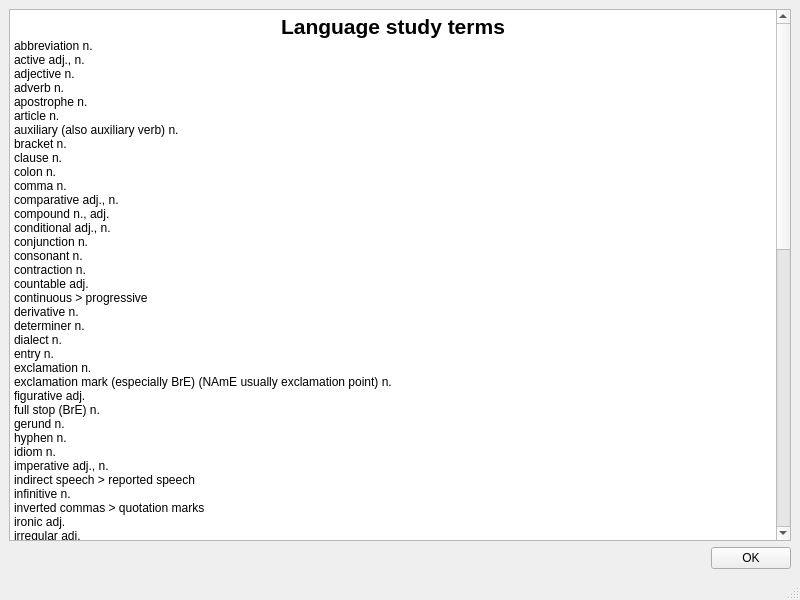
<?xml version="1.0" encoding="UTF-8"?>
<ui version="4.0">
 <class>Language_study_terms</class>
 <widget class="QMainWindow" name="Language_study_terms">
  <property name="geometry">
   <rect>
    <x>0</x>
    <y>0</y>
    <width>800</width>
    <height>600</height>
   </rect>
  </property>
  <property name="windowTitle">
   <string>MainWindow</string>
  </property>
  <widget class="QWidget" name="centralwidget">
   <layout class="QVBoxLayout" name="verticalLayout_2">
    <item>
     <layout class="QVBoxLayout" name="verticalLayout">
      <item>
       <widget class="QTextBrowser" name="textBrowser">
        <property name="html">
         <string>&lt;!DOCTYPE HTML PUBLIC &quot;-//W3C//DTD HTML 4.0//EN&quot; &quot;http://www.w3.org/TR/REC-html40/strict.dtd&quot;&gt;
&lt;html&gt;&lt;head&gt;&lt;meta name=&quot;qrichtext&quot; content=&quot;1&quot; /&gt;&lt;style type=&quot;text/css&quot;&gt;
p, li { white-space: pre-wrap; }
&lt;/style&gt;&lt;/head&gt;&lt;body style=&quot; font-family:'Sans Serif'; font-size:9pt; font-weight:400; font-style:normal;&quot;&gt;
&lt;p align=&quot;center&quot; style=&quot; margin-top:0px; margin-bottom:0px; margin-left:0px; margin-right:0px; -qt-block-indent:0; text-indent:0px;&quot;&gt;&lt;span style=&quot; font-family:'Sans Serif'; font-size:16pt; font-weight:600;&quot;&gt;Language study terms&lt;/span&gt;&lt;/p&gt;
&lt;p style=&quot; margin-top:0px; margin-bottom:0px; margin-left:0px; margin-right:0px; -qt-block-indent:0; text-indent:0px;&quot;&gt;&lt;span style=&quot; font-family:'Sans Serif';&quot;&gt;abbreviation n.&lt;/span&gt;&lt;/p&gt;
&lt;p style=&quot; margin-top:0px; margin-bottom:0px; margin-left:0px; margin-right:0px; -qt-block-indent:0; text-indent:0px;&quot;&gt;&lt;span style=&quot; font-family:'Sans Serif';&quot;&gt;active adj., n.&lt;/span&gt;&lt;/p&gt;
&lt;p style=&quot; margin-top:0px; margin-bottom:0px; margin-left:0px; margin-right:0px; -qt-block-indent:0; text-indent:0px;&quot;&gt;&lt;span style=&quot; font-family:'Sans Serif';&quot;&gt;adjective n.&lt;/span&gt;&lt;/p&gt;
&lt;p style=&quot; margin-top:0px; margin-bottom:0px; margin-left:0px; margin-right:0px; -qt-block-indent:0; text-indent:0px;&quot;&gt;&lt;span style=&quot; font-family:'Sans Serif';&quot;&gt;adverb n.&lt;/span&gt;&lt;/p&gt;
&lt;p style=&quot; margin-top:0px; margin-bottom:0px; margin-left:0px; margin-right:0px; -qt-block-indent:0; text-indent:0px;&quot;&gt;&lt;span style=&quot; font-family:'Sans Serif';&quot;&gt;apostrophe n.&lt;/span&gt;&lt;/p&gt;
&lt;p style=&quot; margin-top:0px; margin-bottom:0px; margin-left:0px; margin-right:0px; -qt-block-indent:0; text-indent:0px;&quot;&gt;&lt;span style=&quot; font-family:'Sans Serif';&quot;&gt;article n.&lt;/span&gt;&lt;/p&gt;
&lt;p style=&quot; margin-top:0px; margin-bottom:0px; margin-left:0px; margin-right:0px; -qt-block-indent:0; text-indent:0px;&quot;&gt;&lt;span style=&quot; font-family:'Sans Serif';&quot;&gt;auxiliary (also auxiliary verb) n.&lt;/span&gt;&lt;/p&gt;
&lt;p style=&quot; margin-top:0px; margin-bottom:0px; margin-left:0px; margin-right:0px; -qt-block-indent:0; text-indent:0px;&quot;&gt;&lt;span style=&quot; font-family:'Sans Serif';&quot;&gt;bracket n.&lt;/span&gt;&lt;/p&gt;
&lt;p style=&quot; margin-top:0px; margin-bottom:0px; margin-left:0px; margin-right:0px; -qt-block-indent:0; text-indent:0px;&quot;&gt;&lt;span style=&quot; font-family:'Sans Serif';&quot;&gt;clause n.&lt;/span&gt;&lt;/p&gt;
&lt;p style=&quot; margin-top:0px; margin-bottom:0px; margin-left:0px; margin-right:0px; -qt-block-indent:0; text-indent:0px;&quot;&gt;&lt;span style=&quot; font-family:'Sans Serif';&quot;&gt;colon n.&lt;/span&gt;&lt;/p&gt;
&lt;p style=&quot; margin-top:0px; margin-bottom:0px; margin-left:0px; margin-right:0px; -qt-block-indent:0; text-indent:0px;&quot;&gt;&lt;span style=&quot; font-family:'Sans Serif';&quot;&gt;comma n.&lt;/span&gt;&lt;/p&gt;
&lt;p style=&quot; margin-top:0px; margin-bottom:0px; margin-left:0px; margin-right:0px; -qt-block-indent:0; text-indent:0px;&quot;&gt;&lt;span style=&quot; font-family:'Sans Serif';&quot;&gt;comparative adj., n.&lt;/span&gt;&lt;/p&gt;
&lt;p style=&quot; margin-top:0px; margin-bottom:0px; margin-left:0px; margin-right:0px; -qt-block-indent:0; text-indent:0px;&quot;&gt;&lt;span style=&quot; font-family:'Sans Serif';&quot;&gt;compound n., adj.&lt;/span&gt;&lt;/p&gt;
&lt;p style=&quot; margin-top:0px; margin-bottom:0px; margin-left:0px; margin-right:0px; -qt-block-indent:0; text-indent:0px;&quot;&gt;&lt;span style=&quot; font-family:'Sans Serif';&quot;&gt;conditional adj., n.&lt;/span&gt;&lt;/p&gt;
&lt;p style=&quot; margin-top:0px; margin-bottom:0px; margin-left:0px; margin-right:0px; -qt-block-indent:0; text-indent:0px;&quot;&gt;&lt;span style=&quot; font-family:'Sans Serif';&quot;&gt;conjunction n.&lt;/span&gt;&lt;/p&gt;
&lt;p style=&quot; margin-top:0px; margin-bottom:0px; margin-left:0px; margin-right:0px; -qt-block-indent:0; text-indent:0px;&quot;&gt;&lt;span style=&quot; font-family:'Sans Serif';&quot;&gt;consonant n.&lt;/span&gt;&lt;/p&gt;
&lt;p style=&quot; margin-top:0px; margin-bottom:0px; margin-left:0px; margin-right:0px; -qt-block-indent:0; text-indent:0px;&quot;&gt;&lt;span style=&quot; font-family:'Sans Serif';&quot;&gt;contraction n.&lt;/span&gt;&lt;/p&gt;
&lt;p style=&quot; margin-top:0px; margin-bottom:0px; margin-left:0px; margin-right:0px; -qt-block-indent:0; text-indent:0px;&quot;&gt;&lt;span style=&quot; font-family:'Sans Serif';&quot;&gt;countable adj.&lt;/span&gt;&lt;/p&gt;
&lt;p style=&quot; margin-top:0px; margin-bottom:0px; margin-left:0px; margin-right:0px; -qt-block-indent:0; text-indent:0px;&quot;&gt;&lt;span style=&quot; font-family:'Sans Serif';&quot;&gt;continuous &amp;gt; progressive&lt;/span&gt;&lt;/p&gt;
&lt;p style=&quot; margin-top:0px; margin-bottom:0px; margin-left:0px; margin-right:0px; -qt-block-indent:0; text-indent:0px;&quot;&gt;&lt;span style=&quot; font-family:'Sans Serif';&quot;&gt;derivative n.&lt;/span&gt;&lt;/p&gt;
&lt;p style=&quot; margin-top:0px; margin-bottom:0px; margin-left:0px; margin-right:0px; -qt-block-indent:0; text-indent:0px;&quot;&gt;&lt;span style=&quot; font-family:'Sans Serif';&quot;&gt;determiner n.&lt;/span&gt;&lt;/p&gt;
&lt;p style=&quot; margin-top:0px; margin-bottom:0px; margin-left:0px; margin-right:0px; -qt-block-indent:0; text-indent:0px;&quot;&gt;&lt;span style=&quot; font-family:'Sans Serif';&quot;&gt;dialect n.&lt;/span&gt;&lt;/p&gt;
&lt;p style=&quot; margin-top:0px; margin-bottom:0px; margin-left:0px; margin-right:0px; -qt-block-indent:0; text-indent:0px;&quot;&gt;&lt;span style=&quot; font-family:'Sans Serif';&quot;&gt;entry n.&lt;/span&gt;&lt;/p&gt;
&lt;p style=&quot; margin-top:0px; margin-bottom:0px; margin-left:0px; margin-right:0px; -qt-block-indent:0; text-indent:0px;&quot;&gt;&lt;span style=&quot; font-family:'Sans Serif';&quot;&gt;exclamation n.&lt;/span&gt;&lt;/p&gt;
&lt;p style=&quot; margin-top:0px; margin-bottom:0px; margin-left:0px; margin-right:0px; -qt-block-indent:0; text-indent:0px;&quot;&gt;&lt;span style=&quot; font-family:'Sans Serif';&quot;&gt;exclamation mark (especially BrE) (NAmE usually exclamation point) n.&lt;/span&gt;&lt;/p&gt;
&lt;p style=&quot; margin-top:0px; margin-bottom:0px; margin-left:0px; margin-right:0px; -qt-block-indent:0; text-indent:0px;&quot;&gt;&lt;span style=&quot; font-family:'Sans Serif';&quot;&gt;figurative adj.&lt;/span&gt;&lt;/p&gt;
&lt;p style=&quot; margin-top:0px; margin-bottom:0px; margin-left:0px; margin-right:0px; -qt-block-indent:0; text-indent:0px;&quot;&gt;&lt;span style=&quot; font-family:'Sans Serif';&quot;&gt;full stop (BrE) n.&lt;/span&gt;&lt;/p&gt;
&lt;p style=&quot; margin-top:0px; margin-bottom:0px; margin-left:0px; margin-right:0px; -qt-block-indent:0; text-indent:0px;&quot;&gt;&lt;span style=&quot; font-family:'Sans Serif';&quot;&gt;gerund n.&lt;/span&gt;&lt;/p&gt;
&lt;p style=&quot; margin-top:0px; margin-bottom:0px; margin-left:0px; margin-right:0px; -qt-block-indent:0; text-indent:0px;&quot;&gt;&lt;span style=&quot; font-family:'Sans Serif';&quot;&gt;hyphen n.&lt;/span&gt;&lt;/p&gt;
&lt;p style=&quot; margin-top:0px; margin-bottom:0px; margin-left:0px; margin-right:0px; -qt-block-indent:0; text-indent:0px;&quot;&gt;&lt;span style=&quot; font-family:'Sans Serif';&quot;&gt;idiom n.&lt;/span&gt;&lt;/p&gt;
&lt;p style=&quot; margin-top:0px; margin-bottom:0px; margin-left:0px; margin-right:0px; -qt-block-indent:0; text-indent:0px;&quot;&gt;&lt;span style=&quot; font-family:'Sans Serif';&quot;&gt;imperative adj., n.&lt;/span&gt;&lt;/p&gt;
&lt;p style=&quot; margin-top:0px; margin-bottom:0px; margin-left:0px; margin-right:0px; -qt-block-indent:0; text-indent:0px;&quot;&gt;&lt;span style=&quot; font-family:'Sans Serif';&quot;&gt;indirect speech &amp;gt; reported speech&lt;/span&gt;&lt;/p&gt;
&lt;p style=&quot; margin-top:0px; margin-bottom:0px; margin-left:0px; margin-right:0px; -qt-block-indent:0; text-indent:0px;&quot;&gt;&lt;span style=&quot; font-family:'Sans Serif';&quot;&gt;infinitive n.&lt;/span&gt;&lt;/p&gt;
&lt;p style=&quot; margin-top:0px; margin-bottom:0px; margin-left:0px; margin-right:0px; -qt-block-indent:0; text-indent:0px;&quot;&gt;&lt;span style=&quot; font-family:'Sans Serif';&quot;&gt;inverted commas &amp;gt; quotation marks&lt;/span&gt;&lt;/p&gt;
&lt;p style=&quot; margin-top:0px; margin-bottom:0px; margin-left:0px; margin-right:0px; -qt-block-indent:0; text-indent:0px;&quot;&gt;&lt;span style=&quot; font-family:'Sans Serif';&quot;&gt;ironic adj.&lt;/span&gt;&lt;/p&gt;
&lt;p style=&quot; margin-top:0px; margin-bottom:0px; margin-left:0px; margin-right:0px; -qt-block-indent:0; text-indent:0px;&quot;&gt;&lt;span style=&quot; font-family:'Sans Serif';&quot;&gt;irregular adj.&lt;/span&gt;&lt;/p&gt;
&lt;p style=&quot; margin-top:0px; margin-bottom:0px; margin-left:0px; margin-right:0px; -qt-block-indent:0; text-indent:0px;&quot;&gt;&lt;span style=&quot; font-family:'Sans Serif';&quot;&gt;literal adj.&lt;/span&gt;&lt;/p&gt;
&lt;p style=&quot; margin-top:0px; margin-bottom:0px; margin-left:0px; margin-right:0px; -qt-block-indent:0; text-indent:0px;&quot;&gt;&lt;span style=&quot; font-family:'Sans Serif';&quot;&gt;literary adj.&lt;/span&gt;&lt;/p&gt;
&lt;p style=&quot; margin-top:0px; margin-bottom:0px; margin-left:0px; margin-right:0px; -qt-block-indent:0; text-indent:0px;&quot;&gt;&lt;span style=&quot; font-family:'Sans Serif';&quot;&gt;modal n.&lt;/span&gt;&lt;/p&gt;
&lt;p style=&quot; margin-top:0px; margin-bottom:0px; margin-left:0px; margin-right:0px; -qt-block-indent:0; text-indent:0px;&quot;&gt;&lt;span style=&quot; font-family:'Sans Serif';&quot;&gt;noun n.&lt;/span&gt;&lt;/p&gt;
&lt;p style=&quot; margin-top:0px; margin-bottom:0px; margin-left:0px; margin-right:0px; -qt-block-indent:0; text-indent:0px;&quot;&gt;&lt;span style=&quot; font-family:'Sans Serif';&quot;&gt;object n.&lt;/span&gt;&lt;/p&gt;
&lt;p style=&quot; margin-top:0px; margin-bottom:0px; margin-left:0px; margin-right:0px; -qt-block-indent:0; text-indent:0px;&quot;&gt;&lt;span style=&quot; font-family:'Sans Serif';&quot;&gt;ordinal n.&lt;/span&gt;&lt;/p&gt;
&lt;p style=&quot; margin-top:0px; margin-bottom:0px; margin-left:0px; margin-right:0px; -qt-block-indent:0; text-indent:0px;&quot;&gt;&lt;span style=&quot; font-family:'Sans Serif';&quot;&gt;paragraph n.&lt;/span&gt;&lt;/p&gt;
&lt;p style=&quot; margin-top:0px; margin-bottom:0px; margin-left:0px; margin-right:0px; -qt-block-indent:0; text-indent:0px;&quot;&gt;&lt;span style=&quot; font-family:'Sans Serif';&quot;&gt;parenthesis n.&lt;/span&gt;&lt;/p&gt;
&lt;p style=&quot; margin-top:0px; margin-bottom:0px; margin-left:0px; margin-right:0px; -qt-block-indent:0; text-indent:0px;&quot;&gt;&lt;span style=&quot; font-family:'Sans Serif';&quot;&gt;part of speech (also word class) n.&lt;/span&gt;&lt;/p&gt;
&lt;p style=&quot; margin-top:0px; margin-bottom:0px; margin-left:0px; margin-right:0px; -qt-block-indent:0; text-indent:0px;&quot;&gt;&lt;span style=&quot; font-family:'Sans Serif';&quot;&gt;participle n.&lt;/span&gt;&lt;/p&gt;
&lt;p style=&quot; margin-top:0px; margin-bottom:0px; margin-left:0px; margin-right:0px; -qt-block-indent:0; text-indent:0px;&quot;&gt;&lt;span style=&quot; font-family:'Sans Serif';&quot;&gt;particle n.&lt;/span&gt;&lt;/p&gt;
&lt;p style=&quot; margin-top:0px; margin-bottom:0px; margin-left:0px; margin-right:0px; -qt-block-indent:0; text-indent:0px;&quot;&gt;&lt;span style=&quot; font-family:'Sans Serif';&quot;&gt;passive adj., n.&lt;/span&gt;&lt;/p&gt;
&lt;p style=&quot; margin-top:0px; margin-bottom:0px; margin-left:0px; margin-right:0px; -qt-block-indent:0; text-indent:0px;&quot;&gt;&lt;span style=&quot; font-family:'Sans Serif';&quot;&gt;perfect adj.&lt;/span&gt;&lt;/p&gt;
&lt;p style=&quot; margin-top:0px; margin-bottom:0px; margin-left:0px; margin-right:0px; -qt-block-indent:0; text-indent:0px;&quot;&gt;&lt;span style=&quot; font-family:'Sans Serif';&quot;&gt;period (NAmE) n.&lt;/span&gt;&lt;/p&gt;
&lt;p style=&quot; margin-top:0px; margin-bottom:0px; margin-left:0px; margin-right:0px; -qt-block-indent:0; text-indent:0px;&quot;&gt;&lt;span style=&quot; font-family:'Sans Serif';&quot;&gt;phrasal verb n.&lt;/span&gt;&lt;/p&gt;
&lt;p style=&quot; margin-top:0px; margin-bottom:0px; margin-left:0px; margin-right:0px; -qt-block-indent:0; text-indent:0px;&quot;&gt;&lt;span style=&quot; font-family:'Sans Serif';&quot;&gt;plural n., adj.&lt;/span&gt;&lt;/p&gt;
&lt;p style=&quot; margin-top:0px; margin-bottom:0px; margin-left:0px; margin-right:0px; -qt-block-indent:0; text-indent:0px;&quot;&gt;&lt;span style=&quot; font-family:'Sans Serif';&quot;&gt;possessive adj., n.&lt;/span&gt;&lt;/p&gt;
&lt;p style=&quot; margin-top:0px; margin-bottom:0px; margin-left:0px; margin-right:0px; -qt-block-indent:0; text-indent:0px;&quot;&gt;&lt;span style=&quot; font-family:'Sans Serif';&quot;&gt;prefix n.&lt;/span&gt;&lt;/p&gt;
&lt;p style=&quot; margin-top:0px; margin-bottom:0px; margin-left:0px; margin-right:0px; -qt-block-indent:0; text-indent:0px;&quot;&gt;&lt;span style=&quot; font-family:'Sans Serif';&quot;&gt;preposition n.&lt;/span&gt;&lt;/p&gt;
&lt;p style=&quot; margin-top:0px; margin-bottom:0px; margin-left:0px; margin-right:0px; -qt-block-indent:0; text-indent:0px;&quot;&gt;&lt;span style=&quot; font-family:'Sans Serif';&quot;&gt;progressive (also continuous) adj.&lt;/span&gt;&lt;/p&gt;
&lt;p style=&quot; margin-top:0px; margin-bottom:0px; margin-left:0px; margin-right:0px; -qt-block-indent:0; text-indent:0px;&quot;&gt;&lt;span style=&quot; font-family:'Sans Serif';&quot;&gt;pronoun n.&lt;/span&gt;&lt;/p&gt;
&lt;p style=&quot; margin-top:0px; margin-bottom:0px; margin-left:0px; margin-right:0px; -qt-block-indent:0; text-indent:0px;&quot;&gt;&lt;span style=&quot; font-family:'Sans Serif';&quot;&gt;punctuation n.&lt;/span&gt;&lt;/p&gt;
&lt;p style=&quot; margin-top:0px; margin-bottom:0px; margin-left:0px; margin-right:0px; -qt-block-indent:0; text-indent:0px;&quot;&gt;&lt;span style=&quot; font-family:'Sans Serif';&quot;&gt;question mark n.&lt;/span&gt;&lt;/p&gt;
&lt;p style=&quot; margin-top:0px; margin-bottom:0px; margin-left:0px; margin-right:0px; -qt-block-indent:0; text-indent:0px;&quot;&gt;&lt;span style=&quot; font-family:'Sans Serif';&quot;&gt;question tag (also tag question) n.&lt;/span&gt;&lt;/p&gt;
&lt;p style=&quot; margin-top:0px; margin-bottom:0px; margin-left:0px; margin-right:0px; -qt-block-indent:0; text-indent:0px;&quot;&gt;&lt;span style=&quot; font-family:'Sans Serif';&quot;&gt;quotation marks (BrE also inverted commas) n.&lt;/span&gt;&lt;/p&gt;
&lt;p style=&quot; margin-top:0px; margin-bottom:0px; margin-left:0px; margin-right:0px; -qt-block-indent:0; text-indent:0px;&quot;&gt;&lt;span style=&quot; font-family:'Sans Serif';&quot;&gt;reflexive adj.&lt;/span&gt;&lt;/p&gt;
&lt;p style=&quot; margin-top:0px; margin-bottom:0px; margin-left:0px; margin-right:0px; -qt-block-indent:0; text-indent:0px;&quot;&gt;&lt;span style=&quot; font-family:'Sans Serif';&quot;&gt;register n.&lt;/span&gt;&lt;/p&gt;
&lt;p style=&quot; margin-top:0px; margin-bottom:0px; margin-left:0px; margin-right:0px; -qt-block-indent:0; text-indent:0px;&quot;&gt;&lt;span style=&quot; font-family:'Sans Serif';&quot;&gt;regular adj.&lt;/span&gt;&lt;/p&gt;
&lt;p style=&quot; margin-top:0px; margin-bottom:0px; margin-left:0px; margin-right:0px; -qt-block-indent:0; text-indent:0px;&quot;&gt;&lt;span style=&quot; font-family:'Sans Serif';&quot;&gt;relative adj.&lt;/span&gt;&lt;/p&gt;
&lt;p style=&quot; margin-top:0px; margin-bottom:0px; margin-left:0px; margin-right:0px; -qt-block-indent:0; text-indent:0px;&quot;&gt;&lt;span style=&quot; font-family:'Sans Serif';&quot;&gt;reported speech (also indirect speech) n.&lt;/span&gt;&lt;/p&gt;
&lt;p style=&quot; margin-top:0px; margin-bottom:0px; margin-left:0px; margin-right:0px; -qt-block-indent:0; text-indent:0px;&quot;&gt;&lt;span style=&quot; font-family:'Sans Serif';&quot;&gt;saying n.&lt;/span&gt;&lt;/p&gt;
&lt;p style=&quot; margin-top:0px; margin-bottom:0px; margin-left:0px; margin-right:0px; -qt-block-indent:0; text-indent:0px;&quot;&gt;&lt;span style=&quot; font-family:'Sans Serif';&quot;&gt;semicolon n.&lt;/span&gt;&lt;/p&gt;
&lt;p style=&quot; margin-top:0px; margin-bottom:0px; margin-left:0px; margin-right:0px; -qt-block-indent:0; text-indent:0px;&quot;&gt;&lt;span style=&quot; font-family:'Sans Serif';&quot;&gt;simple adj.&lt;/span&gt;&lt;/p&gt;
&lt;p style=&quot; margin-top:0px; margin-bottom:0px; margin-left:0px; margin-right:0px; -qt-block-indent:0; text-indent:0px;&quot;&gt;&lt;span style=&quot; font-family:'Sans Serif';&quot;&gt;singular n., adj.&lt;/span&gt;&lt;/p&gt;
&lt;p style=&quot; margin-top:0px; margin-bottom:0px; margin-left:0px; margin-right:0px; -qt-block-indent:0; text-indent:0px;&quot;&gt;&lt;span style=&quot; font-family:'Sans Serif';&quot;&gt;slang n.&lt;/span&gt;&lt;/p&gt;
&lt;p style=&quot; margin-top:0px; margin-bottom:0px; margin-left:0px; margin-right:0px; -qt-block-indent:0; text-indent:0px;&quot;&gt;&lt;span style=&quot; font-family:'Sans Serif';&quot;&gt;slash n.&lt;/span&gt;&lt;/p&gt;
&lt;p style=&quot; margin-top:0px; margin-bottom:0px; margin-left:0px; margin-right:0px; -qt-block-indent:0; text-indent:0px;&quot;&gt;&lt;span style=&quot; font-family:'Sans Serif';&quot;&gt;subject n.&lt;/span&gt;&lt;/p&gt;
&lt;p style=&quot; margin-top:0px; margin-bottom:0px; margin-left:0px; margin-right:0px; -qt-block-indent:0; text-indent:0px;&quot;&gt;&lt;span style=&quot; font-family:'Sans Serif';&quot;&gt;suffix n.&lt;/span&gt;&lt;/p&gt;
&lt;p style=&quot; margin-top:0px; margin-bottom:0px; margin-left:0px; margin-right:0px; -qt-block-indent:0; text-indent:0px;&quot;&gt;&lt;span style=&quot; font-family:'Sans Serif';&quot;&gt;superlative adj., n.&lt;/span&gt;&lt;/p&gt;
&lt;p style=&quot; margin-top:0px; margin-bottom:0px; margin-left:0px; margin-right:0px; -qt-block-indent:0; text-indent:0px;&quot;&gt;&lt;span style=&quot; font-family:'Sans Serif';&quot;&gt;syllable n.&lt;/span&gt;&lt;/p&gt;
&lt;p style=&quot; margin-top:0px; margin-bottom:0px; margin-left:0px; margin-right:0px; -qt-block-indent:0; text-indent:0px;&quot;&gt;&lt;span style=&quot; font-family:'Sans Serif';&quot;&gt;taboo adj.&lt;/span&gt;&lt;/p&gt;
&lt;p style=&quot; margin-top:0px; margin-bottom:0px; margin-left:0px; margin-right:0px; -qt-block-indent:0; text-indent:0px;&quot;&gt;&lt;span style=&quot; font-family:'Sans Serif';&quot;&gt;tag question &amp;gt; question tag&lt;/span&gt;&lt;/p&gt;
&lt;p style=&quot; margin-top:0px; margin-bottom:0px; margin-left:0px; margin-right:0px; -qt-block-indent:0; text-indent:0px;&quot;&gt;&lt;span style=&quot; font-family:'Sans Serif';&quot;&gt;tense n.&lt;/span&gt;&lt;/p&gt;
&lt;p style=&quot; margin-top:0px; margin-bottom:0px; margin-left:0px; margin-right:0px; -qt-block-indent:0; text-indent:0px;&quot;&gt;&lt;span style=&quot; font-family:'Sans Serif';&quot;&gt;uncountable adj.&lt;/span&gt;&lt;/p&gt;
&lt;p style=&quot; margin-top:0px; margin-bottom:0px; margin-left:0px; margin-right:0px; -qt-block-indent:0; text-indent:0px;&quot;&gt;&lt;span style=&quot; font-family:'Sans Serif';&quot;&gt;verb n.&lt;/span&gt;&lt;/p&gt;
&lt;p style=&quot; margin-top:0px; margin-bottom:0px; margin-left:0px; margin-right:0px; -qt-block-indent:0; text-indent:0px;&quot;&gt;&lt;span style=&quot; font-family:'Sans Serif';&quot;&gt;vowel n.&lt;/span&gt;&lt;/p&gt;&lt;/body&gt;&lt;/html&gt;</string>
        </property>
       </widget>
      </item>
      <item alignment="Qt::AlignRight">
       <widget class="QPushButton" name="Language_study_term_pushButton">
        <property name="text">
         <string>OK</string>
        </property>
       </widget>
      </item>
     </layout>
    </item>
   </layout>
  </widget>
  <widget class="QMenuBar" name="menubar">
   <property name="geometry">
    <rect>
     <x>0</x>
     <y>0</y>
     <width>800</width>
     <height>20</height>
    </rect>
   </property>
  </widget>
  <widget class="QStatusBar" name="statusbar"/>
 </widget>
 <resources/>
 <connections/>
</ui>
